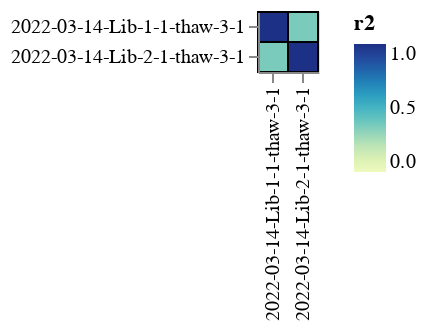

Notebook code cell kept with this figure:
### Markdown cell above
Look at correlation in escape values across replicates:

### Code cell
avg_model.mut_escape_corr_heatmap()

### Figure 1 — Vega-Lite specification as saved in the notebook (floating-point values rounded to 4 significant figures)
{"config": {"view": {"continuousWidth": 300, "continuousHeight": 300}, "axis": {"labelLimit": 500}}, "data": {"name": "data-242a390e627bd085108ce9619b215153"}, "mark": {"type": "rect", "stroke": "black"}, "encoding": {"color": {"field": "r2", "scale": {"domain": [0, 1], "scheme": "yellowgreenblue"}, "type": "quantitative"}, "facet": {}, "tooltip": [{"field": "r", "format": ".3f", "type": "quantitative"}, {"field": "r2", "format": ".3f", "type": "quantitative"}, {"field": "epitope", "type": "nominal"}, {"field": "date_1", "type": "nominal"}, {"field": "library_1", "type": "nominal"}, {"field": "replicate_1", "type": "quantitative"}, {"field": "virus_batch_1", "type": "nominal"}, {"field": "n_epitopes_1", "type": "quantitative"}, {"field": "date_2", "type": "nominal"}, {"field": "library_2", "type": "nominal"}, {"field": "replicate_2", "type": "quantitative"}, {"field": "virus_batch_2", "type": "nominal"}, {"field": "n_epitopes_2", "type": "quantitative"}], "x": {"field": "_label_1", "title": null, "type": "nominal"}, "y": {"field": "_label_2", "title": null, "type": "nominal"}}, "height": {"step": 15}, "width": {"step": 15}, "$schema": "https://vega.github.io/schema/vega-lite/v5.2.0.json", "datasets": {"data-242a390e627bd085108ce9619b215153": [{"r": 1.0, "r2": 1.0, "epitope": "1", "date_1": "2022-03-14", "library_1": "Lib-1", "replicate_1": 1, "virus_batch_1": "thaw-3", "n_epitopes_1": 1, "date_2": "2022-03-14", "library_2": "Lib-1", "replicate_2": 1, "virus_batch_2": "thaw-3", "n_epitopes_2": 1, "_label_1": "2022-03-14-Lib-1-1-thaw-3-1", "_label_2": "2022-03-14-Lib-1-1-thaw-3-1"}, {"r": 0.5996, "r2": 0.3596, "epitope": "1", "date_1": "2022-03-14", "library_1": "Lib-2", "replicate_1": 1, "virus_batch_1": "thaw-3", "n_epitopes_1": 1, "date_2": "2022-03-14", "library_2": "Lib-1", "replicate_2": 1, "virus_batch_2": "thaw-3", "n_epitopes_2": 1, "_label_1": "2022-03-14-Lib-2-1-thaw-3-1", "_label_2": "2022-03-14-Lib-1-1-thaw-3-1"}, {"r": 0.5996, "r2": 0.3596, "epitope": "1", "date_1": "2022-03-14", "library_1": "Lib-1", "replicate_1": 1, "virus_batch_1": "thaw-3", "n_epitopes_1": 1, "date_2": "2022-03-14", "library_2": "Lib-2", "replicate_2": 1, "virus_batch_2": "thaw-3", "n_epitopes_2": 1, "_label_1": "2022-03-14-Lib-1-1-thaw-3-1", "_label_2": "2022-03-14-Lib-2-1-thaw-3-1"}, {"r": 1.0, "r2": 1.0, "epitope": "1", "date_1": "2022-03-14", "library_1": "Lib-2", "replicate_1": 1, "virus_batch_1": "thaw-3", "n_epitopes_1": 1, "date_2": "2022-03-14", "library_2": "Lib-2", "replicate_2": 1, "virus_batch_2": "thaw-3", "n_epitopes_2": 1, "_label_1": "2022-03-14-Lib-2-1-thaw-3-1", "_label_2": "2022-03-14-Lib-2-1-thaw-3-1"}]}}
